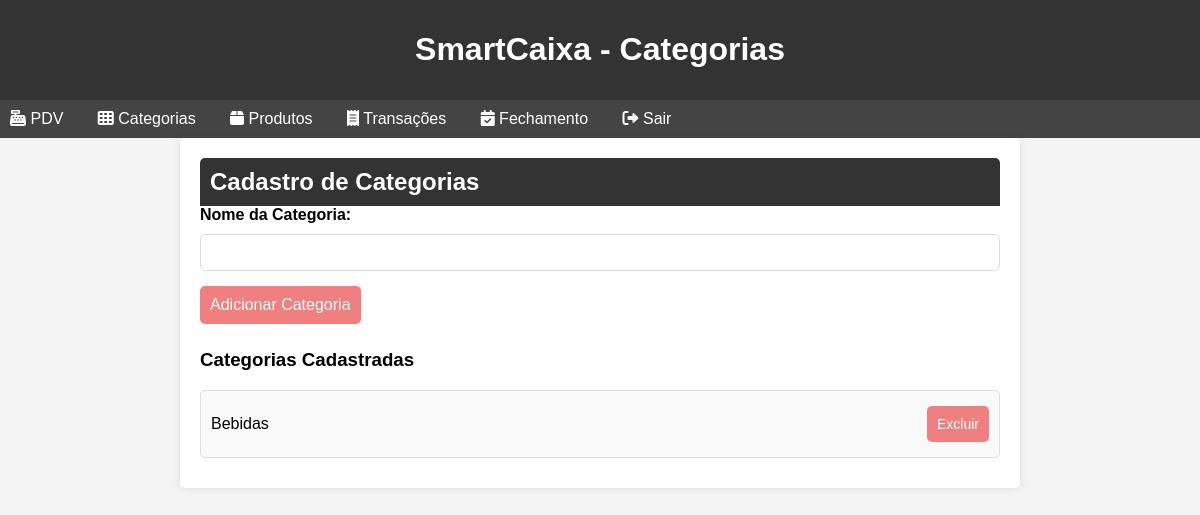
The page /categorias (signed in) on the database as committed earlier.
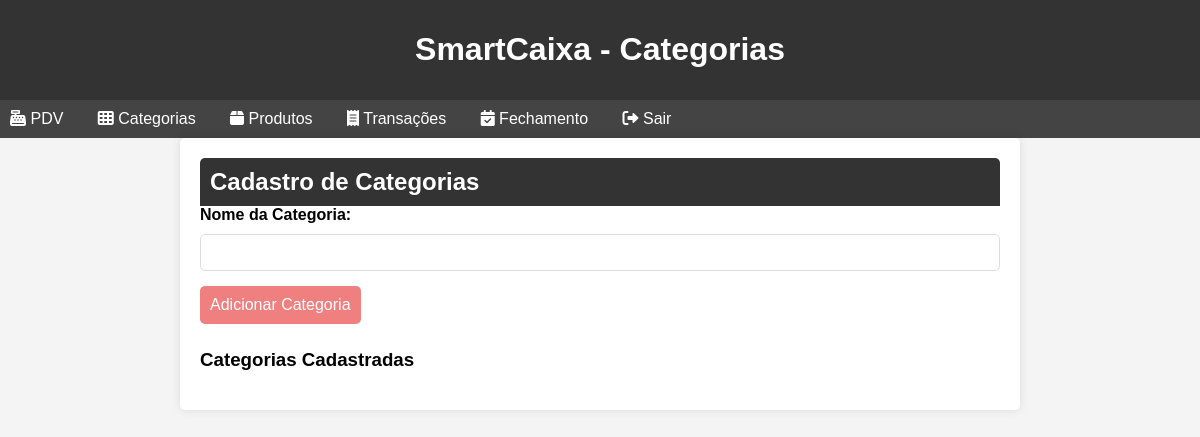
The same page on the database as committed later.
### models.py (models this page shows)
class Categoria(db.Model):
    id = db.Column(db.Integer, primary_key=True)
    nome = db.Column(db.String(50), nullable=False)
    produtos = db.relationship('Produto', backref='categoria', lazy=True)

### app.py (the view)
@app.route('/categorias')
def categorias():
    if 'usuario' not in session:
        return redirect(url_for('index'))
    categorias = Categoria.query.all()
    return render_template('categorias.html', categorias=categorias)

### app.py (called while the page is built)
@login_manager.user_loader
def load_user(user_id):
    return Usuario.query.get(int(user_id))

### templates/categorias.html (shortened to what this page needs)
<!DOCTYPE html>
<html lang="pt-BR">
<head>
    <link rel="stylesheet" href="{{ url_for('static', filename='style.css') }}">
    <link rel="stylesheet" href="https://cdnjs.cloudflare.com/ajax/libs/font-awesome/6.0.0-beta3/css/all.min.css">
</head>
<body>
    <header>
        <h1>SmartCaixa - Categorias</h1>
    </header>
    <nav>
        <ul>
            <li><a href="{{ url_for('pdv') }}"><i class="fas fa-cash-register"></i> PDV</a></li>
            <li><a href="{{ url_for('categorias') }}"><i class="fas fa-th"></i> Categorias</a></li>
            <li><a href="{{ url_for('produtos') }}"><i class="fas fa-box"></i> Produtos</a></li>
            <li><a href="{{ url_for('transacoes') }}"><i class="fas fa-receipt"></i> Transações</a></li>
            <li><a href="{{ url_for('fechamento') }}"><i class="fas fa-calendar-check"></i> Fechamento</a></li>
            <li><a href="{{ url_for('logout') }}"><i class="fas fa-sign-out-alt"></i> Sair</a></li>
        </ul>
    </nav>
    <div class="categorias-container">
        <h2>Cadastro de Categorias</h2>
        <form action="{{ url_for('add_categoria') }}" method="post">
            <label for="nome_categoria">Nome da Categoria:</label>
            <input type="text" id="nome_categoria" name="nome_categoria" required>
            <button type="submit">Adicionar Categoria</button>
        </form>
        <h3>Categorias Cadastradas</h3>
        <ul id="lista-categorias">
            {% for categoria in categorias %}
                <li>
                    {{ categoria.nome }}
                    <form action="{{ url_for('delete_categoria', categoria_id=categoria.id) }}" method="post" style="display: inline;">
                        <button type="submit" onclick="return confirm('Tem certeza que deseja excluir esta categoria?');">Excluir</button>
                    </form>
                </li>
            {% endfor %}
        </ul>
    </div>
</body>
</html>

### static/style.css (style rules this page uses)
body { font-family: Arial, sans-serif; margin: 0; padding: 0; }
header { background-color: #333; color: white; padding: 10px; text-align: center; }
.login-container, .pdv-container, .categorias-container, .produtos-container, .transacoes-container, .fechamento-container, .configuracoes-container { margin: 20px; }
input, button, select { padding: 10px; margin: 5px 0; }
button { background-color: #f08080; color: white; border: none; cursor: pointer; }

### templates/categorias.html (style rules this page uses)
body { font-family: Arial, sans-serif; background-color: #f4f4f4; margin: 0; padding: 0; }
header { background-color: #333; color: #fff; padding: 10px 20px; text-align: center; }
nav ul { list-style-type: none; padding: 0; margin: 0; background-color: #444; }
nav ul li { display: inline; margin-right: 10px; }
nav ul li a { color: #fff; text-decoration: none; padding: 10px; display: inline-block; }
.categorias-container { padding: 20px; max-width: 800px; margin: auto; background-color: #fff; border-radius: 5px; box-shadow: 0 0 10px rgba(0, 0, 0, 0.1); }
.categorias-container h2 { background-color: #333; color: #fff; padding: 10px; margin: 0; border-radius: 5px 5px 0 0; }
.categorias-container form { margin-bottom: 20px; }
.categorias-container label { display: block; margin-bottom: 5px; font-weight: bold; }
.categorias-container input[type="text"] { width: calc(100% - 22px); padding: 10px; border: 1px solid #ddd; border-radius: 5px; margin-bottom: 10px; }
.categorias-container button { background-color: #f08080; color: #fff; border: none; padding: 10px; cursor: pointer; border-radius: 5px; font-size: 16px; }

Rows that differ between the two databases and show on the page:
removed Categoria: nome "Bebidas"
